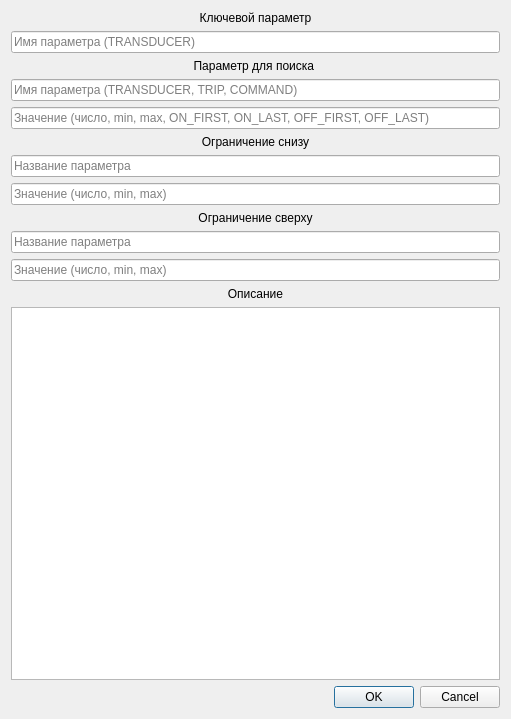
<?xml version="1.0" encoding="UTF-8"?>
<ui version="4.0">
 <class>Dialog_key_parameters_edit</class>
 <widget class="QDialog" name="Dialog_key_parameters_edit">
  <property name="geometry">
   <rect>
    <x>0</x>
    <y>0</y>
    <width>511</width>
    <height>719</height>
   </rect>
  </property>
  <property name="windowTitle">
   <string>Редактирование ключевых параметров</string>
  </property>
  <property name="windowIcon">
   <iconset>
    <normaloff>icon.ico</normaloff>icon.ico</iconset>
  </property>
  <layout class="QVBoxLayout" name="verticalLayout">
   <item>
    <layout class="QVBoxLayout" name="verticalLayout_31">
     <item>
      <widget class="QLabel" name="label_21">
       <property name="text">
        <string>Ключевой параметр</string>
       </property>
       <property name="alignment">
        <set>Qt::AlignCenter</set>
       </property>
      </widget>
     </item>
     <item>
      <widget class="QLineEdit" name="line_key_parameter_name">
       <property name="sizePolicy">
        <sizepolicy hsizetype="Minimum" vsizetype="Fixed">
         <horstretch>0</horstretch>
         <verstretch>0</verstretch>
        </sizepolicy>
       </property>
       <property name="placeholderText">
        <string>Имя параметра (TRANSDUCER)</string>
       </property>
      </widget>
     </item>
     <item>
      <widget class="QLabel" name="label_22">
       <property name="text">
        <string>Параметр для поиска </string>
       </property>
       <property name="alignment">
        <set>Qt::AlignCenter</set>
       </property>
      </widget>
     </item>
     <item>
      <widget class="QLineEdit" name="line_search_parameter_name">
       <property name="sizePolicy">
        <sizepolicy hsizetype="Minimum" vsizetype="Fixed">
         <horstretch>0</horstretch>
         <verstretch>0</verstretch>
        </sizepolicy>
       </property>
       <property name="placeholderText">
        <string>Имя параметра (TRANSDUCER, TRIP, COMMAND)</string>
       </property>
      </widget>
     </item>
     <item>
      <widget class="QLineEdit" name="line_search_parameter_value">
       <property name="sizePolicy">
        <sizepolicy hsizetype="Minimum" vsizetype="Fixed">
         <horstretch>0</horstretch>
         <verstretch>0</verstretch>
        </sizepolicy>
       </property>
       <property name="minimumSize">
        <size>
         <width>380</width>
         <height>0</height>
        </size>
       </property>
       <property name="placeholderText">
        <string>Значение (число, min, max, ON_FIRST, ON_LAST, OFF_FIRST, OFF_LAST)</string>
       </property>
      </widget>
     </item>
     <item>
      <layout class="QVBoxLayout" name="verticalLayout_37">
       <item>
        <widget class="QLabel" name="label_20">
         <property name="text">
          <string>Ограничение снизу</string>
         </property>
         <property name="alignment">
          <set>Qt::AlignCenter</set>
         </property>
        </widget>
       </item>
       <item>
        <widget class="QLineEdit" name="line_cut_down_key_parameters_name">
         <property name="sizePolicy">
          <sizepolicy hsizetype="Preferred" vsizetype="Fixed">
           <horstretch>0</horstretch>
           <verstretch>0</verstretch>
          </sizepolicy>
         </property>
         <property name="text">
          <string/>
         </property>
         <property name="placeholderText">
          <string>Название параметра</string>
         </property>
        </widget>
       </item>
       <item>
        <widget class="QLineEdit" name="line_cut_down_key_parameters_value">
         <property name="sizePolicy">
          <sizepolicy hsizetype="Preferred" vsizetype="Fixed">
           <horstretch>0</horstretch>
           <verstretch>0</verstretch>
          </sizepolicy>
         </property>
         <property name="text">
          <string/>
         </property>
         <property name="placeholderText">
          <string>Значение (число, min, max)</string>
         </property>
        </widget>
       </item>
      </layout>
     </item>
     <item>
      <layout class="QVBoxLayout" name="verticalLayout_36">
       <item>
        <widget class="QLabel" name="label_19">
         <property name="text">
          <string>Ограничение сверху</string>
         </property>
         <property name="alignment">
          <set>Qt::AlignCenter</set>
         </property>
        </widget>
       </item>
       <item>
        <widget class="QLineEdit" name="line_cut_up_key_parameters_name">
         <property name="sizePolicy">
          <sizepolicy hsizetype="Preferred" vsizetype="Fixed">
           <horstretch>0</horstretch>
           <verstretch>0</verstretch>
          </sizepolicy>
         </property>
         <property name="text">
          <string/>
         </property>
         <property name="placeholderText">
          <string>Название параметра</string>
         </property>
        </widget>
       </item>
       <item>
        <widget class="QLineEdit" name="line_cut_up_key_parameters_value">
         <property name="sizePolicy">
          <sizepolicy hsizetype="Preferred" vsizetype="Fixed">
           <horstretch>0</horstretch>
           <verstretch>0</verstretch>
          </sizepolicy>
         </property>
         <property name="text">
          <string/>
         </property>
         <property name="placeholderText">
          <string>Значение (число, min, max)</string>
         </property>
        </widget>
       </item>
      </layout>
     </item>
     <item>
      <widget class="QLabel" name="label_28">
       <property name="text">
        <string>Описание</string>
       </property>
       <property name="alignment">
        <set>Qt::AlignCenter</set>
       </property>
      </widget>
     </item>
     <item>
      <widget class="QTextEdit" name="text_edit_key_parameters_description">
       <property name="sizePolicy">
        <sizepolicy hsizetype="Minimum" vsizetype="Expanding">
         <horstretch>0</horstretch>
         <verstretch>0</verstretch>
        </sizepolicy>
       </property>
      </widget>
     </item>
    </layout>
   </item>
   <item>
    <widget class="QDialogButtonBox" name="buttonBox">
     <property name="orientation">
      <enum>Qt::Horizontal</enum>
     </property>
     <property name="standardButtons">
      <set>QDialogButtonBox::Cancel|QDialogButtonBox::Ok</set>
     </property>
    </widget>
   </item>
  </layout>
 </widget>
 <resources/>
 <connections>
  <connection>
   <sender>buttonBox</sender>
   <signal>accepted()</signal>
   <receiver>Dialog_key_parameters_edit</receiver>
   <slot>accept()</slot>
   <hints>
    <hint type="sourcelabel">
     <x>248</x>
     <y>254</y>
    </hint>
    <hint type="destinationlabel">
     <x>157</x>
     <y>274</y>
    </hint>
   </hints>
  </connection>
  <connection>
   <sender>buttonBox</sender>
   <signal>rejected()</signal>
   <receiver>Dialog_key_parameters_edit</receiver>
   <slot>reject()</slot>
   <hints>
    <hint type="sourcelabel">
     <x>316</x>
     <y>260</y>
    </hint>
    <hint type="destinationlabel">
     <x>286</x>
     <y>274</y>
    </hint>
   </hints>
  </connection>
 </connections>
</ui>
